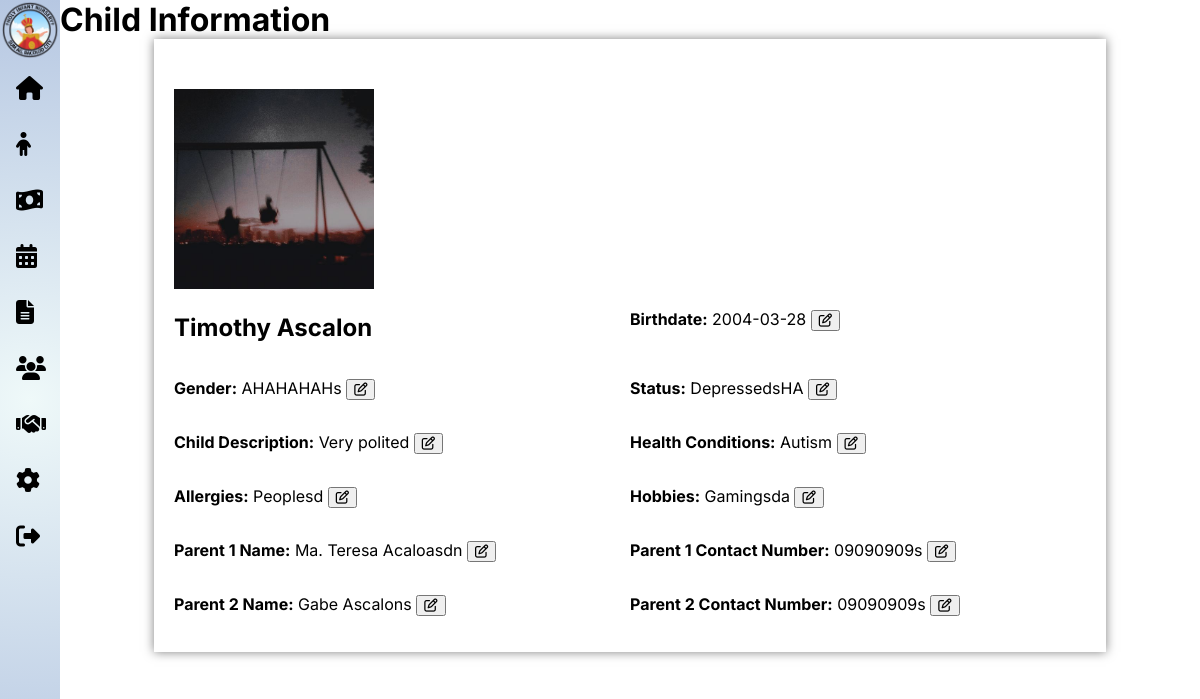
Screenshot of /user_modules/admin/admin_view_child.php?id=6 with the database file from the repository.
### tables this page shows
CREATE TABLE `tbl_children` (
  `child_id` int(11) NOT NULL,
  `firstname` varchar(255) NOT NULL,
  `lastname` varchar(255) NOT NULL,
  `birthdate` date DEFAULT NULL,
  `status` varchar(50) DEFAULT NULL,
  `child_description` varchar(255) NOT NULL,
  `gender` varchar(10) NOT NULL,
  `health_conditions` varchar(255) DEFAULT NULL,
  `allergies` varchar(255) DEFAULT NULL,
  `hobbies` varchar(255) DEFAULT NULL,
  `parent1_name` varchar(255) DEFAULT NULL,
  `parent1_contact_number` varchar(20) DEFAULT NULL,
  `parent2_name` varchar(255) DEFAULT NULL,
  `parent2_contact_number` varchar(20) DEFAULT NULL,
  `added_by_admin` int(11) DEFAULT NULL,
  `added_by_director` int(11) DEFAULT NULL,
  `added_by_bookkeeper` int(11) DEFAULT NULL,
  `profile_image` varchar(255) DEFAULT NULL
);

### user_modules/admin/admin_view_child.php (the view, shortened to what this page needs)
<?php
include 'admin_sidebar.php';
include '../../dbconn.php';
if (isset($_GET['id'])) {
    $childId = $_GET['id'];
    $sql = "SELECT * FROM tbl_children WHERE child_id = ?";
    $stmt = $conn->prepare($sql);
    $stmt->bind_param("i", $childId);
    $stmt->execute();
    $result = $stmt->get_result();
    if ($result && $result->num_rows > 0) {
        $row = $result->fetch_assoc();
        $profileImage = $row['profile_image'];
        $firstName = $row['firstname'];
        $lastName = $row['lastname'];
        $birthdate = $row['birthdate'];
        $gender = $row['gender'];
        $status = $row['status'];
        $healthConditions = $row['health_conditions'];
        $allergies = $row['allergies'];
        $childDescription = $row['child_description'];
        $hobbies = $row['hobbies'];
        $parent1Name = $row['parent1_name'];
        $parent1ContactNumber = $row['parent1_contact_number'];
        $parent2Name = $row['parent2_name'];
        $parent2ContactNumber = $row['parent2_contact_number'];
?>
        <!DOCTYPE html>
        <html lang="en">
        <head>
            <link rel="stylesheet" href="https://cdnjs.cloudflare.com/ajax/libs/font-awesome/6.5.1/css/all.min.css" />
            <link rel="stylesheet" href="styles/admin_view_child.css">
        </head>
        <body>
            <main>
                <h1>Child Information</h1>
                <div class="personal-information">
                    <div>
                        <?php if ($profileImage) : ?>
                            <img src="<?php echo $profileImage; ?>" alt="Child Profile Image" style="width: 200px; height: 200px;">
                        <?php else : ?>
                            <p>No profile image available.</p>
                        <?php endif; ?>
                    </div>
                    <div class="personal-details">
                        <h2><?php echo ucwords($firstName . ' ' . $lastName); ?></h2>
                        <p><strong>Birthdate:</strong> <span id="birthdate"><?php echo $birthdate; ?></span> <button onclick="openModal('birthdate')"><i class="fa-regular fa-pen-to-square"></i></button></p>
                        <p><strong>Gender:</strong> <span id="gender"><?php echo ucwords($gender); ?></span> <button onclick="openModal('gender')"><i class="fa-regular fa-pen-to-square"></i></button></p>
                        <p><strong>Status:</strong> <span id="status"><?php echo ucwords($status); ?></span> <button onclick="openModal('status')"><i class="fa-regular fa-pen-to-square"></i></button></p>
                        <p><strong>Child Description:</strong> <span id="childDescription"><?php echo $childDescription; ?></span> <button onclick="openModal('childDescription')"><i class="fa-regular fa-pen-to-square"></i></button></p>
                        <p><strong>Health Conditions:</strong> <span id="healthConditions"><?php echo $healthConditions; ?></span> <button onclick="openModal('healthConditions')"><i class="fa-regular fa-pen-to-square"></i></button></p>
                        <p><strong>Allergies:</strong> <span id="allergies"><?php echo $allergies; ?></span> <button onclick="openModal('allergies')"><i class="fa-regular fa-pen-to-square"></i></button></p>
                        <p><strong>Hobbies:</strong> <span id="hobbies"><?php echo $hobbies; ?></span> <button onclick="openModal('hobbies')"><i class="fa-regular fa-pen-to-square"></i></button></p>
                        <p><strong>Parent 1 Name:</strong> <span id="parent1Name"><?php echo ucwords($parent1Name); ?></span> <button onclick="openModal('parent1Name')"><i class="fa-regular fa-pen-to-square"></i></button></p>
                        <p><strong>Parent 1 Contact Number:</strong> <span id="parent1ContactNumber"><?php echo $parent1ContactNumber; ?></span> <button onclick="openModal('parent1ContactNumber')"><i class="fa-regular fa-pen-to-square"></i></button>
                        </p>
                        <p><strong>Parent 2 Name:</strong> <span id="parent2Name"><?php echo ucwords($parent2Name); ?></span> <button onclick="openModal('parent2Name')"><i class="fa-regular fa-pen-to-square"></i></button></p>
                        <p><strong>Parent 2 Contact Number:</strong> <span id="parent2ContactNumber"><?php echo $parent2ContactNumber; ?></span> <button onclick="openModal('parent2ContactNumber')"><i class="fa-regular fa-pen-to-square"></i></button>
                        </p>
                    </div>
                </div>
            </main>
        </body>$field
        </html>
<?php
    } else {
        echo "Child not found.";
    }
} else {
    echo "Child ID not provided.";
}
?>

### user_modules/admin/admin_sidebar.php (shortened to what this page needs)
<!DOCTYPE html>
<html lang="en">
<head>
  <link rel="stylesheet" href="styles/nav.css">
  <link rel="stylesheet" href="https://cdnjs.cloudflare.com/ajax/libs/font-awesome/6.5.1/css/all.min.css" />
</head>
<?php echo "<body>
  <nav class='navbar'>
    <img class='navlogo' src='../../assets/logo.png' alt=''>
    <ul class='navbar-nav'>
      <li class='nav-item'><a href='admin_dashboard.php'><i class='fas fa-home'></i><span class='nav-label'>Dashboard</span></a></li>
      <li class='nav-item'><a href='admin_children.php'><i class='fas fa-child'></i><span class='nav-label'>Children</span></a></li>
      <li class='nav-item'><a href='admin_donation.php'><i class='fas fa-money-bill-wave'></i><span class='nav-label'>Donation</span></a></li>
      <li class='nav-item'><a href='admin_schedules.php'><i class='fas fa-calendar-alt'></i><span class='nav-label'>Schedules</span></a></li>
      <li class='nav-item'><a href='admin_admissions.php'><i class='fas fa-file-alt'></i><span class='nav-label'>Admissions</span></a></li>
      <li class='nav-item'><a href='admin_staff.php'><i class='fas fa-users'></i><span class='nav-label'>Staff</span></a></li>
      <li class='nav-item'><a href='admin_adoptions.php'><i class='fas fa-handshake'></i><span class='nav-label'>Adoptions</span></a></li>
      <li class='nav-item'><a href='admin_settings.php'><i class='fas fa-cog'></i><span class='nav-label'>Settings</span></a></li>
      <li id='logout' class='nav-item'><a href='../../logout.php'><i class='fas fa-sign-out-alt'></i><span class='nav-label'>Logout</span></a></li>
    </ul>
  </nav>
</body>"; ?>
</html>

### user_modules/admin/styles/nav.css (style rules this page uses)
body { margin: 0; font-family: Inter, sans-serif; }
.navbar { height: 100vh; padding: 0; margin: 0; width: 5vw; background: radial-gradient( circle at center, rgb(239, 249, 249) 0%, rgb(182, 199, 226) 100.2% ); position: fixed; transition: width 0.3s ease-in-out; display: flex; flex-direction: column; align-items: flex-start; overflow: hidden; }
.navbar a { display: flex; align-items: center; text-decoration: none; color: black; padding: 1rem; width: 100%; transition: background-color 0.3s ease-in-out; }
.fas { font-size: 1.5rem; width: 1.5rem; text-align: center; margin-right: 1rem; }
.navbar-nav { padding: 0; margin: 0; list-style: none; width: 100%; }
.navlogo { width: 5vw; }
#logout { bottom: 0; }

### user_modules/admin/styles/admin_view_child.css (style rules this page uses)
main { margin-left: 5vw; }
h1 { margin: 0; }
.personal-information { width: 80%; margin: auto; padding: 20px; padding-top: 50px; box-shadow: 0 0 10px rgba(0, 0, 0, 0.5); }
.personal-details { display: grid; grid-template-columns: 1fr 1fr; }

### rows the page displays
tbl_children: profile_image (picture), firstname+lastname "Timothy Ascalon", birthdate "2004-03-28", gender "AHAHAHAHs", status "DepressedsHA", child_description "Very polited", health_conditions "Autism", allergies "Peoplesd", hobbies "Gamingsda", parent1_name "Ma. Teresa Acaloasdn", parent1_contact_number "09090909s", parent2_name "Gabe Ascalons", parent2_contact_number "09090909s"
